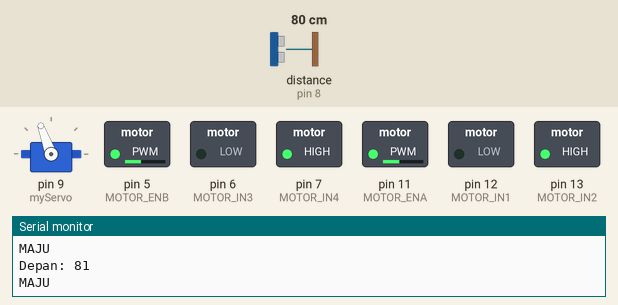
A sketch run on a simulated Arduino Uno, built with avr-gcc and run on an emulated ATmega328P. Shown: servo, switched loads named in the sketch (green lamp = pin HIGH), the last lines printed to the serial monitor. Inputs (shaded band) come from the test bench; at power-on: distance to the obstacle (sensor on pin 8) 80 cm. The echo pulse lasts 58.3 µs per cm.

Above: at 1.7 s.
1.8 s: distance to the obstacle (sensor on pin 8) set to 32 cm
3.3 s: distance to the obstacle (sensor on pin 8) set to 28 cm
At 5.6 s:
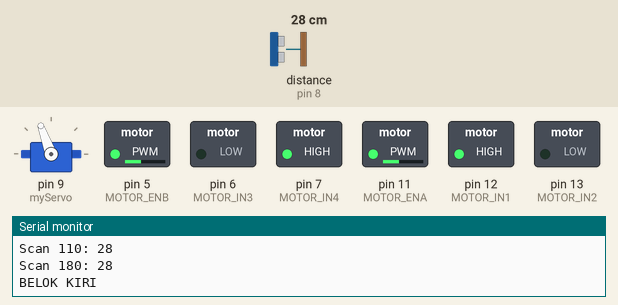
6.4 s: distance to the obstacle (sensor on pin 8) set to 24 cm
At 9.0 s:
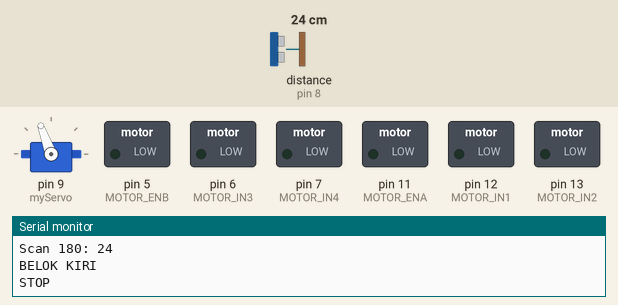
9.5 s: distance to the obstacle (sensor on pin 8) set to 35 cm
At 12.5 s:
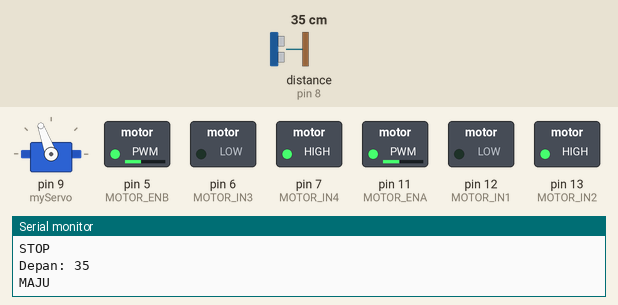
12.6 s: distance to the obstacle (sensor on pin 8) set to 2 cm
At 13.05 s:
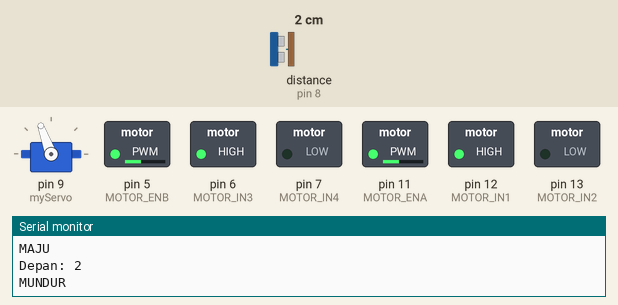
Timing chart, 0 to 16.7 s (numbered marks = the images above; inputs shaded):
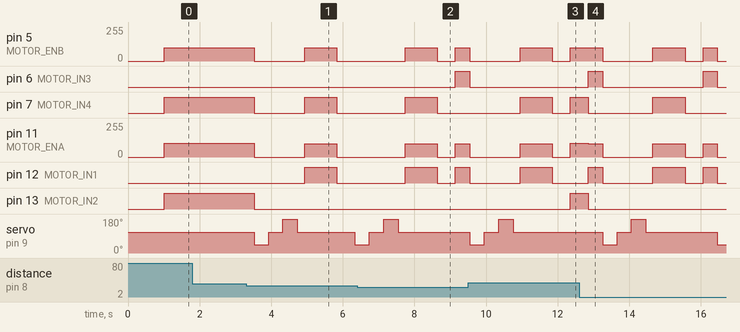

The sketch:

servo_ultrasonic_wallscanner.ino
```cpp
#include <Servo.h>
#include <NewPing.h>

// === Konstanta ===
#define TRIG_PIN 4
#define ECHO_PIN 8
#define MAX_DISTANCE 200
#define WALL_THRESHOLD 30
#define STOP_DISTANCE 27
#define SPEED 100

// === Motor Driver ===
#define MOTOR_ENA 11
#define MOTOR_IN1 12
#define MOTOR_IN2 13
#define MOTOR_ENB 5
#define MOTOR_IN3 6
#define MOTOR_IN4 7

// === Servo & Sensor ===
Servo myServo;
NewPing sonar(TRIG_PIN, ECHO_PIN, MAX_DISTANCE);
int servoPos = 110;
int originalServoPos = 110;

bool scanning = false;
bool alreadyBacked = false;

void setup() {
  Serial.begin(9600);

  // Motor
  pinMode(MOTOR_IN1, OUTPUT);
  pinMode(MOTOR_IN2, OUTPUT);
  pinMode(MOTOR_IN3, OUTPUT);
  pinMode(MOTOR_IN4, OUTPUT);
  pinMode(MOTOR_ENA, OUTPUT);
  pinMode(MOTOR_ENB, OUTPUT);
  stopMotors();

  // Servo
  myServo.attach(9);
  myServo.write(originalServoPos);
  delay(500);
}

void loop() {
  if (!scanning) {
    delay(500);
    int frontDistance = sonar.ping_cm();
    Serial.print("Depan: ");
    Serial.println(frontDistance);

    if (frontDistance > 0 && frontDistance < STOP_DISTANCE && !alreadyBacked) {
      // Mundur sekali jika terlalu dekat
      mundur();
      delay(400); // Durasi mundur lebih pendek
      stopMotors();
      alreadyBacked = true;
      scanning = true;
    } else if (frontDistance > WALL_THRESHOLD || frontDistance == 0) {
      maju();
      alreadyBacked = false;
    } else {
      // Jika ada tembok tapi tidak terlalu dekat
      stopMotors();
      scanning = true;
    }
  }

  if (scanning) {
    int distances[3]; // Kiri, Tengah, Kanan
    int angles[3] = {45, 110, 180};

    for (int i = 0; i < 3; i++) {
      myServo.write(angles[i]);
      delay(400); // Waktu tunggu stabil
      distances[i] = sonar.ping_cm();
      if (distances[i] == 0) distances[i] = MAX_DISTANCE; // Jika tidak terbaca
      Serial.print("Scan ");
      Serial.print(angles[i]);
      Serial.print(": ");
      Serial.println(distances[i]);
    }

    // Kembali ke posisi awal
    myServo.write(originalServoPos);
    delay(200);

    // Tentukan arah terbaik
    int maxIndex = 0;
    for (int i = 1; i < 3; i++) {
      if (distances[i] > distances[maxIndex]) {
        maxIndex = i;
      }
    }

    if (maxIndex == 0) {
      belokKiri();
    } else if (maxIndex == 2) {
      belokKanan();
    } else {
      // Tengah, maju lagi
      maju();
    }

    delay(900); // Waktu belok diperpanjang
    stopMotors();
    scanning = false;
    alreadyBacked = false;
  }
}

// === Fungsi Motor ===
void maju() {
  digitalWrite(MOTOR_IN1, LOW);
  digitalWrite(MOTOR_IN2, HIGH);
  digitalWrite(MOTOR_IN3, LOW);
  digitalWrite(MOTOR_IN4, HIGH);
  analogWrite(MOTOR_ENA, SPEED + 3);
  analogWrite(MOTOR_ENB, SPEED);
  Serial.println("MAJU");
}

void mundur() {
  digitalWrite(MOTOR_IN1, HIGH);
  digitalWrite(MOTOR_IN2, LOW);
  digitalWrite(MOTOR_IN3, HIGH);
  digitalWrite(MOTOR_IN4, LOW);
  analogWrite(MOTOR_ENA, SPEED);
  analogWrite(MOTOR_ENB, SPEED);
  Serial.println("MUNDUR");
}

void belokKiri() {
  digitalWrite(MOTOR_IN1, HIGH);
  digitalWrite(MOTOR_IN2, LOW);
  digitalWrite(MOTOR_IN3, LOW);
  digitalWrite(MOTOR_IN4, HIGH);
  analogWrite(MOTOR_ENA, SPEED);
  analogWrite(MOTOR_ENB, SPEED);
  Serial.println("BELOK KIRI");
}

void belokKanan() {
  digitalWrite(MOTOR_IN1, LOW);
  digitalWrite(MOTOR_IN2, HIGH);
  digitalWrite(MOTOR_IN3, HIGH);
  digitalWrite(MOTOR_IN4, LOW);
  analogWrite(MOTOR_ENA, SPEED);
  analogWrite(MOTOR_ENB, SPEED);
  Serial.println("BELOK KANAN");
}

void stopMotors() {
  digitalWrite(MOTOR_IN1, LOW);
  digitalWrite(MOTOR_IN2, LOW);
  digitalWrite(MOTOR_IN3, LOW);
  digitalWrite(MOTOR_IN4, LOW);
  analogWrite(MOTOR_ENA, 0);
  analogWrite(MOTOR_ENB, 0);
  Serial.println("STOP");
}
```

Measured:
- the behaviour switches between 31 and 30 cm on distance to the obstacle (sensor on pin 8) (found by bisection; images 0 and 1)
- the behaviour switches between 27 and 26 cm on distance to the obstacle (sensor on pin 8) (found by bisection; images 1 and 2)
- after the input at 3.3 s, pin 5 (MOTOR_ENB): 100/255 → 0/255 after 0.22 s, → 100/255 1.4 s later, → 0/255 0.90 s later; pin 7 (MOTOR_IN4): HIGH → LOW after 0.22 s, → HIGH 1.4 s later, → LOW 0.90 s later
- after the input at 6.4 s, pin 6 (MOTOR_IN3): LOW → HIGH after 2.7 s; servo on pin 9 (myServo): goes on until 7.5 s, then stays 110°
- after the input at 9.5 s, pin 13 (MOTOR_IN2): LOW → HIGH after 2.9 s
- after the input at 12.6 s, pin 5 (MOTOR_ENB): goes 0/255 1.4 s, 100/255 0.90 s, 0/255 0.50 s, 100/255 0.40 s, then 0/255, starting after 0.66 s; pin 6 (MOTOR_IN3): alternates HIGH for 0.40 s and LOW for 2.8 s, starting after 0.26 s
